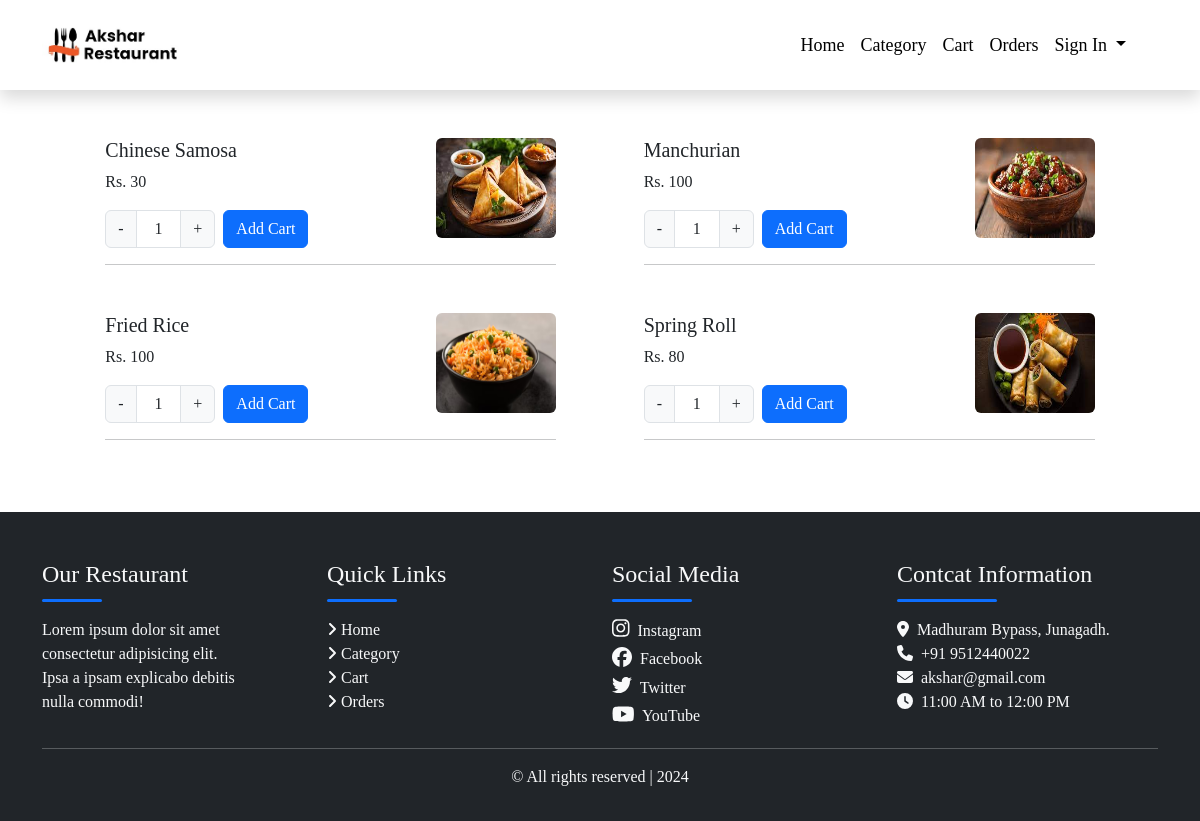
Screenshot of /menu-item.php?category=chinese with the database file from the repository.
### tables this page shows
CREATE TABLE `menu` (
  `menu_id` int(11) NOT NULL,
  `cat_id` varchar(100) NOT NULL,
  `name` varchar(100) NOT NULL,
  `slug` varchar(100) NOT NULL,
  `description` text NOT NULL,
  `price` int(11) NOT NULL,
  `image` varchar(100) NOT NULL,
  `status` tinyint(4) NOT NULL DEFAULT 0,
  `popular` tinyint(4) NOT NULL DEFAULT 0,
  `create_at` timestamp NOT NULL DEFAULT current_timestamp()
);

### menu-item.php (the view, shortened to what this page needs)
<?php
include('config/dbconnect.php');
include('includes/header.php');
?>
<?php
if(isset($_GET['category']))
{
    $category_slug = $_GET['category'];
    $category_data_query = "SELECT * FROM categories WHERE slug='$category_slug' AND status='0' LIMIT 1";
    $category_data_query_run = mysqli_query($con, $category_data_query);
    $category = mysqli_fetch_array($category_data_query_run);
    if($category)
    {
        $cid = $category['cat_id'];
        ?>
            <div class="container  mt-5">
                <div class="row justify-content-evenly my-4">
                <?php
                    $fetch_item_query = "SELECT * FROM menu WHERE cat_id='$cid' AND status='0'";
                    $fetch_item_query_run = mysqli_query($con, $fetch_item_query);
                    if(mysqli_num_rows($fetch_item_query_run) > 0)
                    {
                        foreach($fetch_item_query_run as $items)
                        {
                            ?>
                                <div class="col-10 col-sm-10 col-md-5 product_data">
                                    <div class="clearfix">
                                        <div class="float-start">
                                            <h5><?= $items['name']; ?></h5>
                                            <p>Rs. <?= $items['price']; ?></p>
                                            <div class="d-flex justify-content-start mb-0">
                                                <div class="input-group" style="width: 110px;">
                                                    <button type="button" class="input-group-text decrement-btn">-</button>
                                                    <input type="text" value="1" class="form-control input-qty text-center" readonly>
                                                    <button type="button" class="input-group-text increment-btn">+</button>
                                                </div>
                                                <button type="button" class="btn btn-primary rounded-2 ms-2 addToCartBtn" value="<?= $items['menu_id']; ?>">Add Cart</button>
                                            </div>
                                        </div>
                                        <div class="float-end">
                                            <img src="./uploads/<?= $items['image']; ?>" alt="images" class="rounded" width="120px" height="100px">
                                        </div>
                                    </div>
                                    <hr class="mb-5">
                                </div>
                            <?php
                            }
                        }
                        else
                        {
                            ?>
                            <h5>No Category Available!</h5>
                            <?php
                        }
                    ?>
                </div>
            </div>
        <?php
    }
    else
    {
        ?>
        <h5>Something Went Wrong!</h5>
        <?php
    }
}
else
{
    ?>
    <h5>Something Went Wrong!</h5>
    <?php
}
?>
<?php
include('includes/footer.php');
?>

### rows the page displays
menu: name "Chinese Samosa", price "30", $items['menu_id'] 2 (drawn), image (picture)
menu: name "Manchurian", price "100", $items['menu_id'] 5 (drawn), image (picture)
menu: name "Fried Rice", price "100", $items['menu_id'] 6 (drawn), image (picture)
menu: name "Spring Roll", price "80", $items['menu_id'] 8 (drawn), image (picture)
